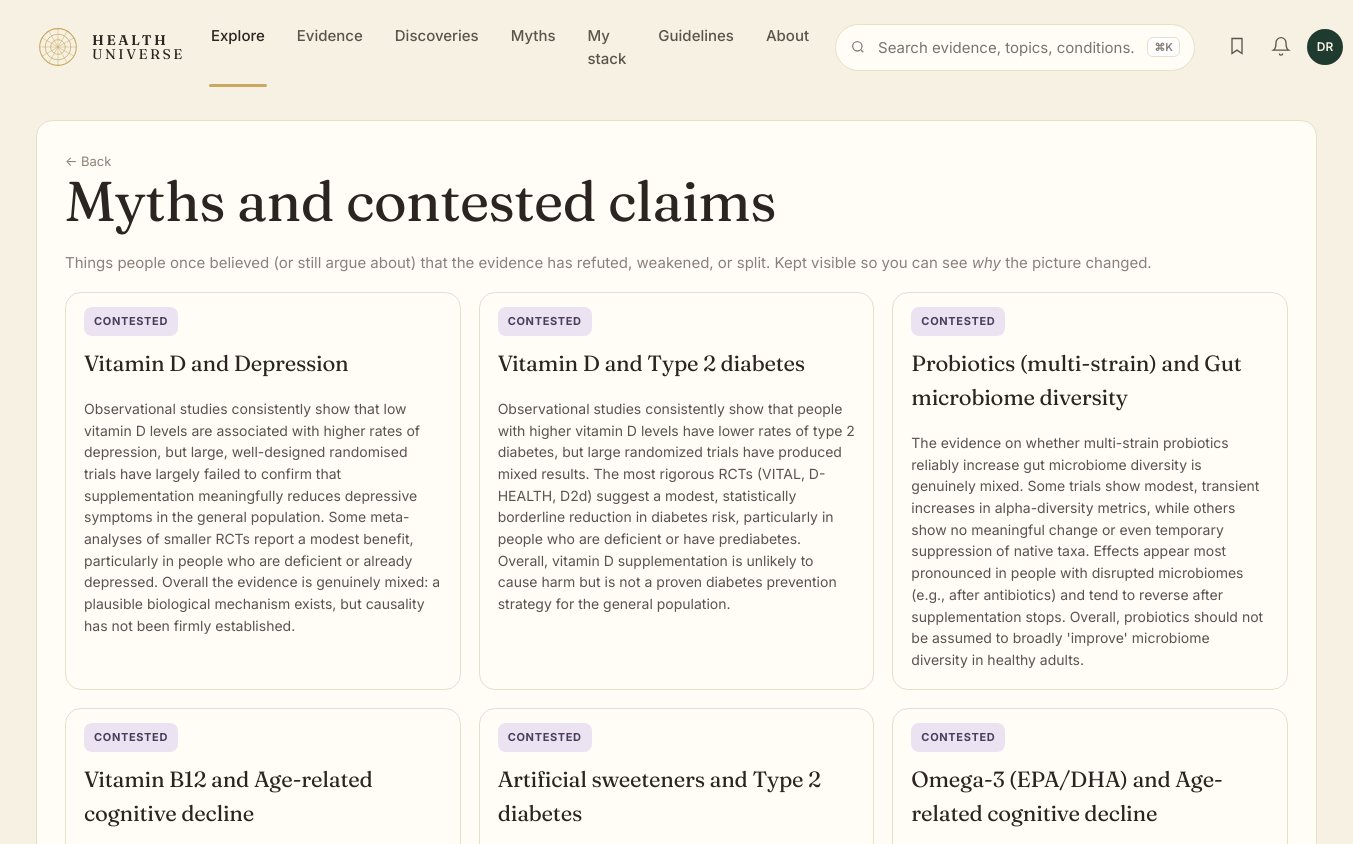
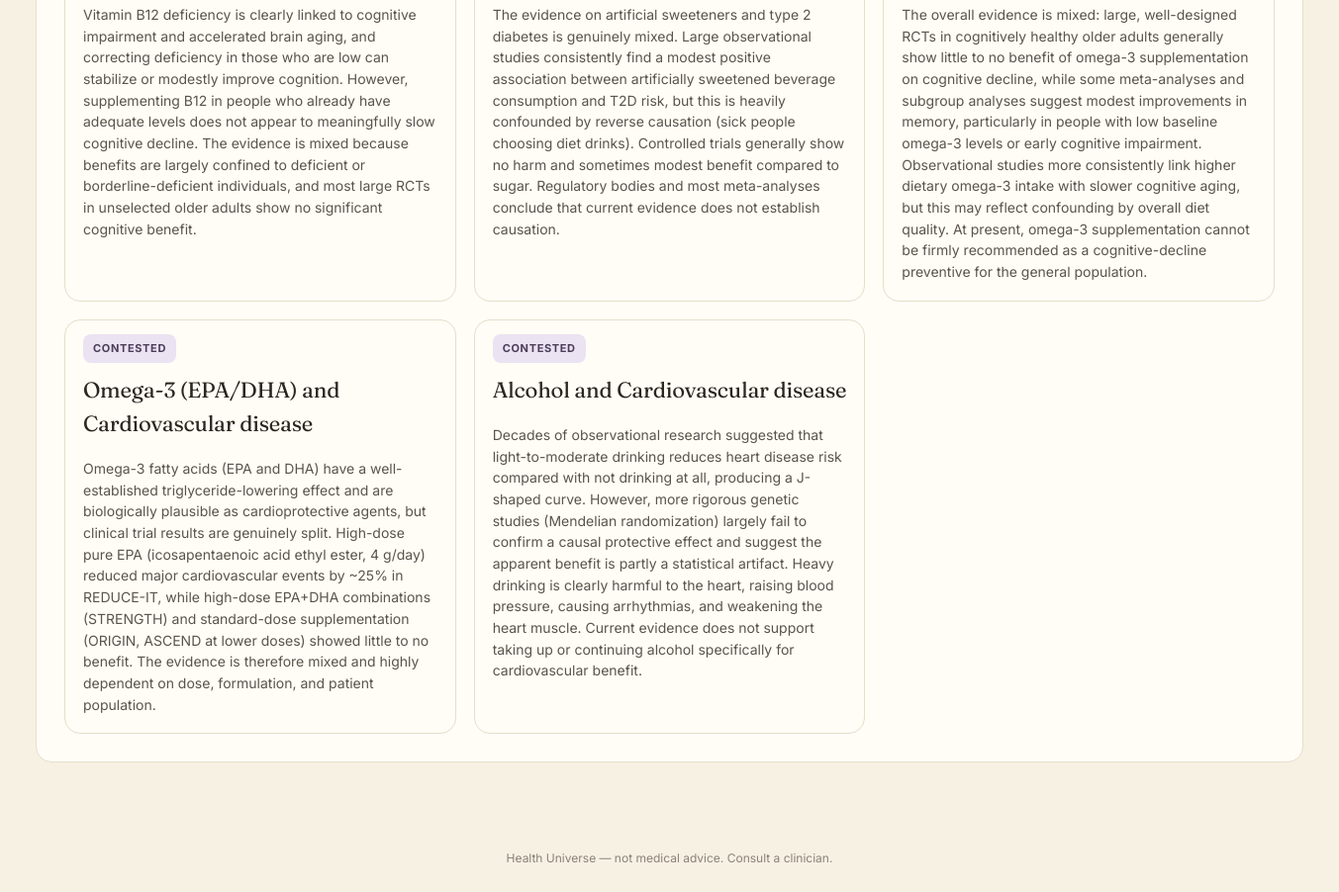
The app's page /myths, older data (2 pictures, top to bottom).
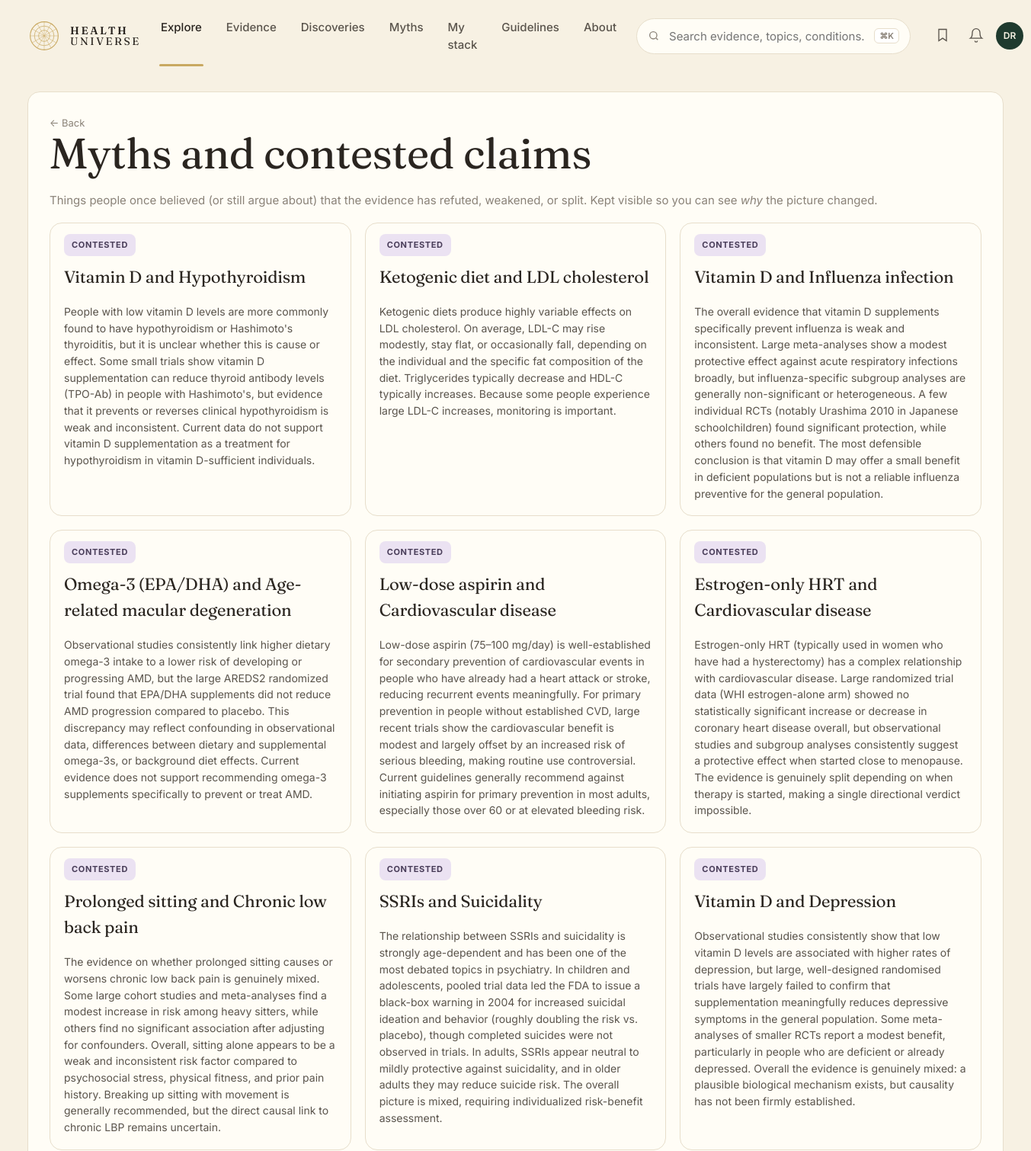
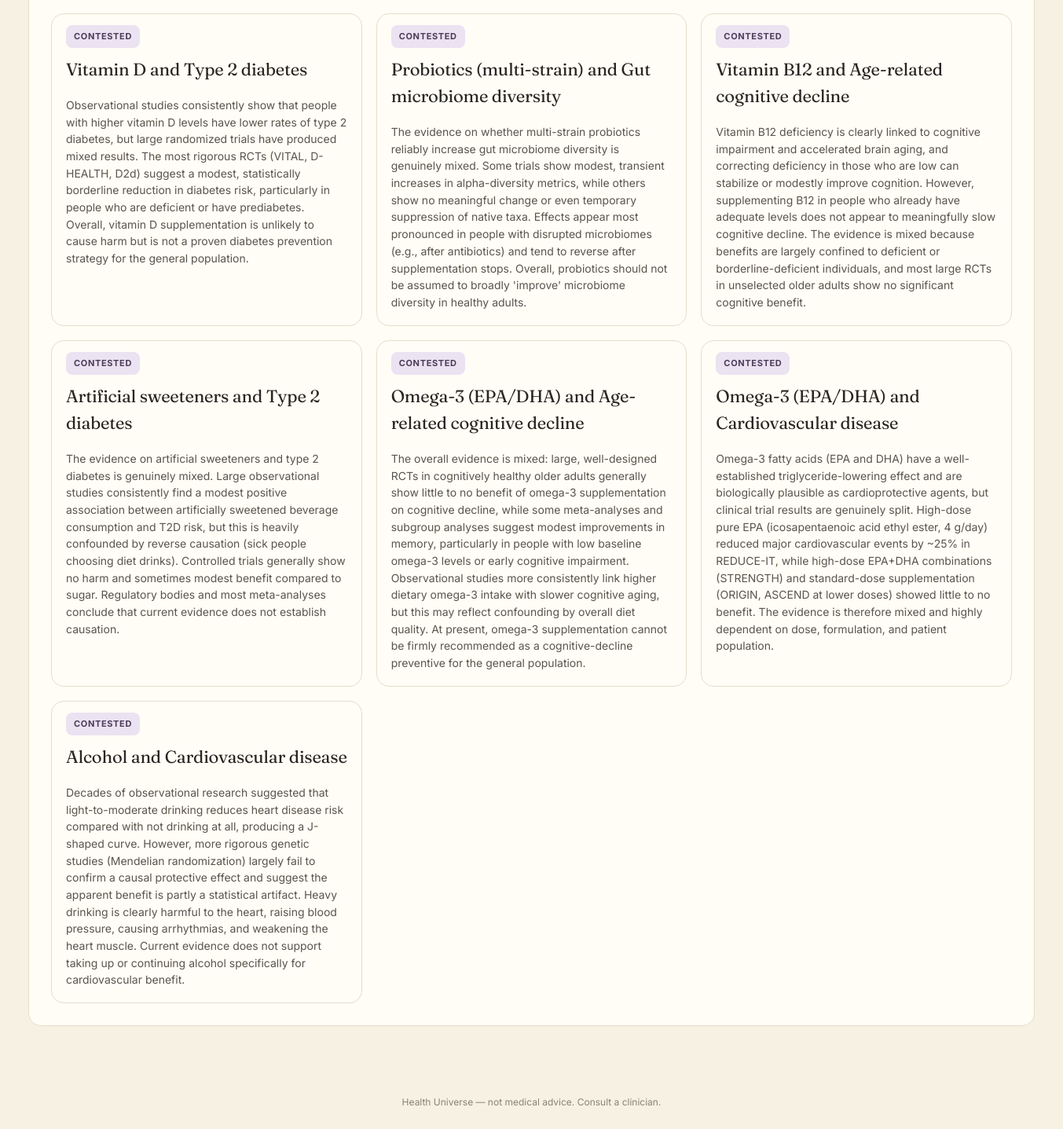
The same page, newer data (2 pictures, top to bottom).
### tables this page shows
CREATE TABLE edge (
    id              INTEGER PRIMARY KEY,
    factor_id       INTEGER NOT NULL REFERENCES entity(id),
    outcome_id      INTEGER NOT NULL REFERENCES entity(id),
    direction       TEXT NOT NULL CHECK (direction IN (
                      'protective','harmful','neutral','u_shaped','mixed')),
    tier            TEXT NOT NULL CHECK (tier IN ('A','B','C','D','X','deprecated')),
    effect_size     TEXT,         -- qualitative: trivial/small/moderate/large
    effect_quant    TEXT,         -- e.g. "RR 0.82 (0.74-0.91)"
    population      TEXT,         -- e.g. "adults>50; ApoE4 carriers"
    mechanism       TEXT,         -- 1-paragraph plain English
    summary         TEXT,         -- card body copy
    caveats         TEXT,
    seed_source     TEXT NOT NULL CHECK (seed_source IN ('claude_seed','gemma_daily','manual')),
    created_at      TEXT NOT NULL DEFAULT (datetime('now')),
    updated_at      TEXT NOT NULL DEFAULT (datetime('now')),
    last_reviewed   TEXT NOT NULL DEFAULT (datetime('now')),
    UNIQUE(factor_id, outcome_id, population)
);

CREATE TABLE entity (
    id            INTEGER PRIMARY KEY,
    slug          TEXT NOT NULL UNIQUE,
    name          TEXT NOT NULL,
    kind          TEXT NOT NULL CHECK (kind IN (
                    'food','nutrient','supplement','drug','activity',
                    'behavior','environmental','pathogen','gene',
                    'biomarker','condition','process')),
    aliases       TEXT,           -- JSON array
    description   TEXT,
    created_at    TEXT NOT NULL DEFAULT (datetime('now')),
    updated_at    TEXT NOT NULL DEFAULT (datetime('now'))
);

### web/app.py (the view)
@app.get("/myths", response_class=HTMLResponse)
def myths(request: Request):
    with connect() as conn:
        rows = conn.execute("""
            SELECT e.id, e.tier, e.direction, e.summary, e.caveats, e.updated_at,
                   f.name AS f_name, o.name AS o_name,
                   (SELECT reason FROM edge_history h WHERE h.edge_id=e.id
                    AND h.field='tier' ORDER BY h.changed_at DESC LIMIT 1) AS reason
            FROM edge e
            JOIN entity f ON f.id = e.factor_id
            JOIN entity o ON o.id = e.outcome_id
            WHERE e.tier IN ('deprecated','X')
            ORDER BY e.updated_at DESC""").fetchall()
    return render(request, "myths.html", {
        "title": "Myths and contested claims",
        "rows": [dict(r) for r in rows],
    })

### web/templates/myths.html (shortened to what this page needs)
{% extends "base.html" %}
{% block content %}
<section class="list-page">
  <a class="back" href="/">← Back</a>
  <h1>Myths and contested claims</h1>
  <p class="muted">Things people once believed (or still argue about) that the evidence has refuted, weakened, or split. Kept visible so you can see <em>why</em> the picture changed.</p>
  <div class="list-grid">
    {% for r in rows %}
    <a class="feat-card tier-bg-{{ r.tier }}" href="/edge/{{ r.id }}">
      <span class="pill tier-{{ r.tier }}">{{ r.tier == 'X' and 'CONTESTED' or 'DEPRECATED' }}</span>
      <h3>{{ r.f_name }} and {{ r.o_name }}</h3>
      <p>{{ r.summary or "—" }}</p>
    </a>
    {% else %}
    <div class="empty">No myth cards yet. They'll show up after the daily ingest demotes any tier-A/B claim.</div>
    {% endfor %}
  </div>
</section>
{% endblock %}

### web/templates/base.html (shortened to what this page needs)
<!doctype html>
<html lang="en">
<head>
<link rel="stylesheet" href="/static/style.css" />
</head>
<body>
<header class="topnav">
  <a class="brand" href="/">
    <span class="brand-mark" aria-hidden="true">
      <svg viewBox="0 0 48 48" width="44" height="44">
        <circle cx="24" cy="24" r="20" fill="none" stroke="currentColor" stroke-width="1.2"/>
        <circle cx="24" cy="24" r="14" fill="none" stroke="currentColor" stroke-width="0.8"/>
        <circle cx="24" cy="24" r="8"  fill="none" stroke="currentColor" stroke-width="0.8"/>
        {% for a in [0,30,60,90,120,150] %}
        <line x1="24" y1="4" x2="24" y2="44" stroke="currentColor" stroke-width="0.5"
              transform="rotate({{a}} 24 24)"/>
        {% endfor %}
      </svg>
    </span>
    <span class="brand-text"><b>HEALTH</b><br/>UNIVERSE</span>
  </a>
  <nav class="topnav-links">
    <a class="active" href="/">Explore</a>
    <a href="/tier/A">Evidence</a>
    <a href="/discoveries">Discoveries</a>
    <a href="/myths">Myths</a>
    <a href="/me">My stack</a>
    <a href="#">Guidelines</a>
    <a href="#">About</a>
  </nav>
  <div class="topnav-search">
    <svg width="16" height="16" viewBox="0 0 24 24" fill="none" stroke="currentColor" stroke-width="2"><circle cx="11" cy="11" r="7"/><path d="m20 20-3.5-3.5"/></svg>
    <input placeholder="Search evidence, topics, conditions…" />
    <kbd>⌘K</kbd>
  </div>
  <div class="topnav-actions">
    <button aria-label="Saved"><svg width="20" height="20" viewBox="0 0 24 24" fill="none" stroke="currentColor" stroke-width="1.6"><path d="M6 3h12v18l-6-4-6 4z"/></svg></button>
    <button aria-label="Notifications"><svg width="20" height="20" viewBox="0 0 24 24" fill="none" stroke="currentColor" stroke-width="1.6"><path d="M6 8a6 6 0 0 1 12 0c0 7 3 9 3 9H3s3-2 3-9z"/><path d="M10 21a2 2 0 0 0 4 0"/></svg></button>
    <span class="avatar">DR</span>
  </div>
</header>
<main>{% block content %}{% endblock %}</main>
<footer class="footer">
  <span>Health Universe — not medical advice. Consult a clinician.</span>
</footer>
</body>
</html>

### web/static/style.css (style rules this page uses)
:root { --bg: #f7f1e3; --bg-soft: #faf6ea; --surface: #fffdf6; --ink: #2a2520; --ink-soft: #5a544c; --muted: #8a8278; --line: #e7decb; --primary: #1f3a2e; --primary-ink: #f7f1e3; --gold: #c9a961; --gold-soft: #e8d8a6; --tier-A: #3b8e5a; --tier-A-bg: #e6efe1; --tier-B: #c8a02a; --tier-B-bg: #f7eecf; --tier-C: #d97757; --tier-C-bg: #f7d9c7; --tier-D: #c44545; --tier-D-bg: #f4cece; --tier-X: #7a6a8c; --tier-X-bg: #ebe2f2; --dir-protective: var(--tier-A); --dir-protective-bg: var(--tier-A-bg); --dir-harmful: var(--tier-D); --dir-harmful-bg: var(--tier-D-bg); --dir-neutral: #8a8278; --dir-neutral-bg: #ece6d8; --dir-mixed: var(--tier-B); --dir-mixed-bg: var(--tier-B-bg); --dir-u_shaped: var(--tier-C); --dir-u_shaped-bg:var(--tier-C-bg); --radius: 16px; --radius-sm: 10px; --shadow-1: 0 1px 2px rgba(40,32,20,.05), 0 8px 24px rgba(40,32,20,.05); }
* { box-sizing: border-box; }
html, body { margin: 0; padding: 0; }
body { background: var(--bg); color: var(--ink); font-family: 'Inter', system-ui, -apple-system, sans-serif; font-size: 15px; line-height: 1.55; -webkit-font-smoothing: antialiased; }
h1, h2, h3, .serif { font-family: 'Fraunces', Georgia, serif; font-weight: 400; letter-spacing: -0.01em; }
h1 { font-size: 56px; line-height: 1.05; margin: 0 0 20px; }
h3 { font-size: 22px; margin: 0 0 8px; }
p { margin: 0 0 12px; color: var(--ink-soft); }
a { color: inherit; text-decoration: none; }
.muted { color: var(--muted); }
.topnav { display: grid; grid-template-columns: auto 1fr auto auto; align-items: center; gap: 24px; padding: 18px 36px; border-bottom: 1px solid transparent; }
.brand { display: flex; align-items: center; gap: 12px; color: var(--gold); }
.brand-mark { display: inline-flex; }
.brand-text { font-family: 'Fraunces', serif; color: var(--ink); font-size: 14px; line-height: 1.05; letter-spacing: 0.18em; }
.brand-text b { letter-spacing: 0.18em; font-weight: 600; }
.topnav-links { display: flex; gap: 28px; justify-self: center; }
.topnav-links a { font-weight: 500; color: var(--ink-soft); padding: 6px 2px; position: relative; }
.topnav-links a.active { color: var(--ink); }
.topnav-links a.active::after { content: ""; position: absolute; left: 0; right: 0; bottom: -10px; height: 3px; background: var(--gold); border-radius: 2px; }
.topnav-search { display: flex; align-items: center; gap: 10px; background: var(--surface); border: 1px solid var(--line); border-radius: 999px; padding: 10px 14px; min-width: 360px; color: var(--muted); }
.topnav-search input { flex: 1; border: 0; background: transparent; outline: none; font: inherit; color: var(--ink); }
.topnav-search kbd { font: 600 11px 'Inter'; padding: 2px 6px; border: 1px solid var(--line); border-radius: 6px; background: #fff; }
.topnav-actions { display: flex; align-items: center; gap: 8px; }
.topnav-actions button { background: transparent; border: 0; padding: 8px; border-radius: 8px; color: var(--ink-soft); cursor: pointer; }
.avatar { width: 36px; height: 36px; border-radius: 50%; background: var(--primary); color: var(--primary-ink); display: inline-grid; place-items: center; font-weight: 600; font-size: 12px; }
main { padding: 24px 36px 64px; max-width: 1480px; margin: 0 auto; }
.pill { display: inline-block; font-size: 11px; font-weight: 700; letter-spacing: 0.06em; padding: 6px 10px; border-radius: 8px; background: var(--gold-soft); color: var(--ink); }
.pill.tier-X { background: var(--tier-X-bg); color: #4a3e5a; }
.feat-card { position: relative; background: var(--surface); border: 1px solid var(--line); border-radius: var(--radius); padding: 18px; min-height: 200px; display: flex; flex-direction: column; gap: 10px; overflow: hidden; }
.feat-card h3 { font-size: 22px; }
.feat-card p { font-size: 14px; color: var(--ink-soft); margin: 0; }
.edge-page, .list-page { background: var(--surface); border: 1px solid var(--line); border-radius: var(--radius); padding: 28px; }
.back { color: var(--muted); font-size: 13px; }
.list-grid { display: grid; grid-template-columns: repeat(3, 1fr); gap: 18px; margin-top: 18px; }
.feat-card { padding-top: 0; }
.feat-card .pill { margin-top: 14px; align-self: flex-start; }
.feat-card > h3, .feat-card > p, .feat-card .feat-meta { padding-left: 0; padding-right: 0; }
.footer { padding: 24px 36px; color: var(--muted); font-size: 12px; text-align: center; }

Row changes from the older to the newer data that the page shows:
added edge: tier "CONTESTED", f_name "Vitamin D", o_name "Hypothyroidism", summary "People with low vitamin D levels are more commonly found to have hypothyroidism or Hashimoto's thyroiditis, but it is unclear whether this is cause or effect. Some small trials show vitamin D supplementation can reduce thyroid antibody levels (TPO-Ab) in people with Hashimoto's, but evidence that it prevents or reverses clinical hypothyroidism is weak and inconsistent. Current data do not support vitamin D supplementation as a treatment for hypothyroidism in vitamin D-sufficient individuals."
added edge: tier "CONTESTED", f_name "Ketogenic diet", o_name "LDL cholesterol", summary "Ketogenic diets produce highly variable effects on LDL cholesterol. On average, LDL-C may rise modestly, stay flat, or occasionally fall, depending on the individual and the specific fat composition of the diet. Triglycerides typically decrease and HDL-C typically increases. Because some people experience large LDL-C increases, monitoring is important."
added edge: tier "CONTESTED", f_name "Vitamin D", o_name "Influenza infection", summary "The overall evidence that vitamin D supplements specifically prevent influenza is weak and inconsistent. Large meta-analyses show a modest protective effect against acute respiratory infections broadly, but influenza-specific subgroup analyses are generally non-significant or heterogeneous. A few individual RCTs (notably Urashima 2010 in Japanese schoolchildren) found significant protection, while others found no benefit. The most defensible conclusion is that vitamin D may offer a small benefit in deficient populations but is not a reliable influenza preventive for the general population."
added edge: tier "CONTESTED", f_name "Omega-3 (EPA/DHA)", o_name "Age-related macular degeneration", summary "Observational studies consistently link higher dietary omega-3 intake to a lower risk of developing or progressing AMD, but the large AREDS2 randomized trial found that EPA/DHA supplements did not reduce AMD progression compared to placebo. This discrepancy may reflect confounding in observational data, differences between dietary and supplemental omega-3s, or background diet effects. Current evidence does not support recommending omega-3 supplements specifically to prevent or treat AMD."
added edge: tier "CONTESTED", f_name "Low-dose aspirin", o_name "Cardiovascular disease", summary "Low-dose aspirin (75–100 mg/day) is well-established for secondary prevention of cardiovascular events in people who have already had a heart attack or stroke, reducing recurrent events meaningfully. For primary prevention in people without established CVD, large recent trials show the cardiovascular benefit is modest and largely offset by an increased risk of serious bleeding, making routine use controversial. Current guidelines generally recommend against initiating aspirin for primary prevention in most adults, especially those over 60 or at elevated bleeding risk."
added edge: tier "CONTESTED", f_name "Estrogen-only HRT", o_name "Cardiovascular disease", summary "Estrogen-only HRT (typically used in women who have had a hysterectomy) has a complex relationship with cardiovascular disease. Large randomized trial data (WHI estrogen-alone arm) showed no statistically significant increase or decrease in coronary heart disease overall, but observational studies and subgroup analyses consistently suggest a protective effect when started close to menopause. The evidence is genuinely split depending on when therapy is started, making a single directional verdict impossible."
added edge: tier "CONTESTED", f_name "Prolonged sitting", o_name "Chronic low back pain", summary "The evidence on whether prolonged sitting causes or worsens chronic low back pain is genuinely mixed. Some large cohort studies and meta-analyses find a modest increase in risk among heavy sitters, while others find no significant association after adjusting for confounders. Overall, sitting alone appears to be a weak and inconsistent risk factor compared to psychosocial stress, physical fitness, and prior pain history. Breaking up sitting with movement is generally recommended, but the direct causal link to chronic LBP remains uncertain."
added edge: tier "CONTESTED", f_name "SSRIs", o_name "Suicidality", summary "The relationship between SSRIs and suicidality is strongly age-dependent and has been one of the most debated topics in psychiatry. In children and adolescents, pooled trial data led the FDA to issue a black-box warning in 2004 for increased suicidal ideation and behavior (roughly doubling the risk vs. placebo), though completed suicides were not observed in trials. In adults, SSRIs appear neutral to mildly protective against suicidality, and in older adults they may reduce suicide risk. The overall picture is mixed, requiring individualized risk-benefit assessment."
